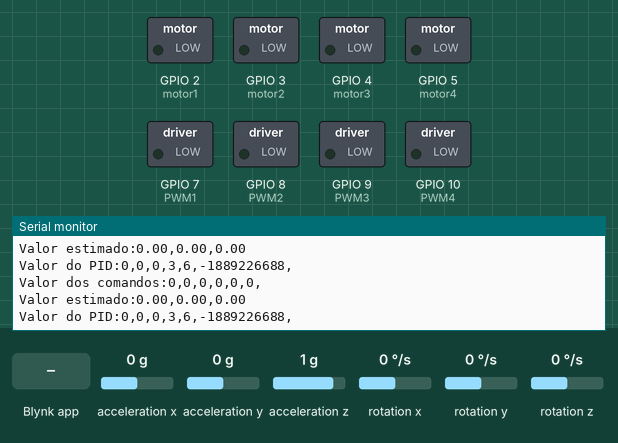
This sketch was run on a simulated ESP32-S3. On the bench: switched loads named in the sketch (green lamp = pin HIGH), the last lines printed to the serial monitor. The inputs (shaded band) are chosen by the test bench; at power-on: acceleration x 0 g, acceleration y 0 g, rotation z 0 °/s, acceleration z 1 g, rotation x 0 °/s, rotation y 0 °/s. WiFi joins after 1.5 s; servers stay silent unless stated.

Above: at 6.0 s.
6.1 s: acceleration x set to -1.4 g
At 6.24 s:
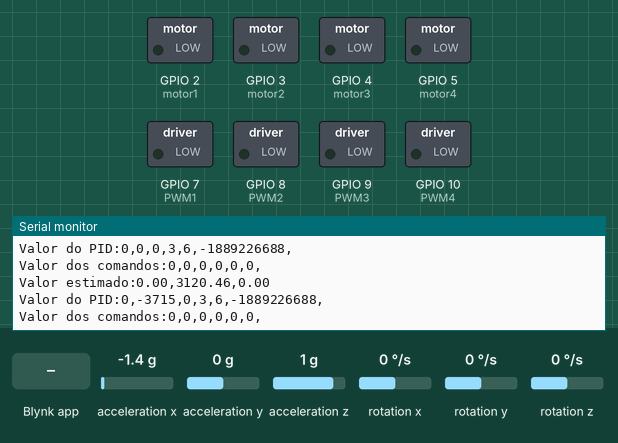
9.1 s: Blynk app writes 200 to V2
12.1 s: acceleration y set to -1.4 g
At 12.26 s:
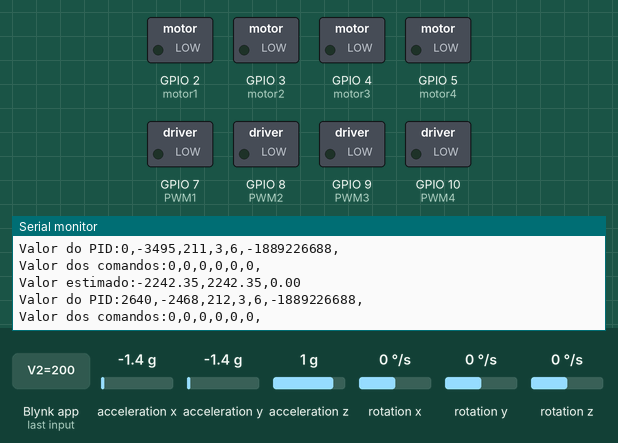
15.1 s: rotation z set to -100 °/s
At 15.18 s:
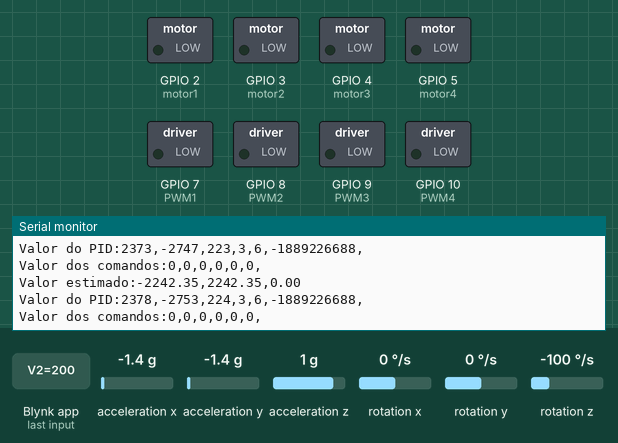
Timing chart, 0 to 18.1 s (numbered marks = the images above; inputs shaded):
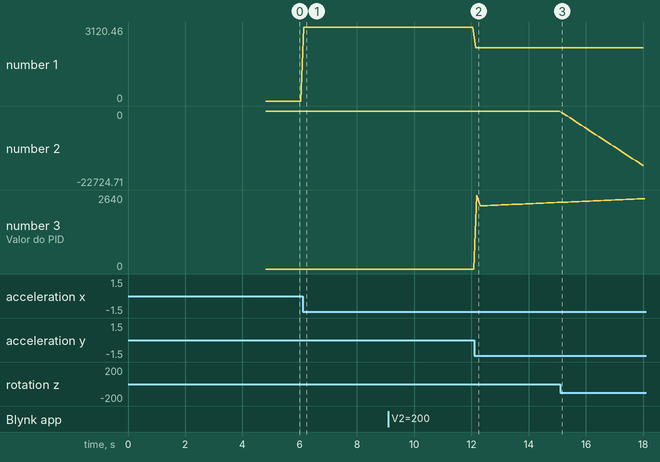

Measured:
- after the input at 6.1 s, the serial monitor: prints a new line at once (image 1)
- after the input at 12.1 s, the serial monitor: prints a new line after 0.05 s (image 2)
- after the input at 15.1 s, the serial monitor: prints a new line at once (image 3)
- plotted number 1: 0 → 3120.46 after the input at 6.1 s, 3120.46 → 2242.35 after the input at 12.1 s
- plotted number 2: 0 → -22724.71 after the input at 15.1 s
- plotted number 3: 0 → 2373 after the input at 12.1 s

The sketch:

Drone_P2.ino
```cpp
#define BLYNK_PRINT Serial

#define PWM1 7
#define PWM2 8
#define PWM3 9
#define PWM4 10

#define motor1 2
#define motor2 3
#define motor3 4
#define motor4 5


//MPU 6050 and complementary filter libraries
#include <MPU6050_tockn.h>
#include <Wire.h>

//Blynk libraries
#include <WiFi.h>
#include <WiFiClient.h>
#include <BlynkSimpleEsp32.h>

MPU6050 mpu6050(Wire);

// You should get Auth Token in the Blynk App.
// Go to the Project Settings (nut icon).
char auth[] = "YourAuthToken";

// Your WiFi credentials.
// Set password to "" for open networks.
char ssid[] = "YourNetworkName";
char pass[] = "YourPassword";

//inicializa variáveis de comando
int botao1;   //Botao para ligar o drone
int botao2;    //botão para uma implementação futura
int targetYaw;    //variável para o yaw -50 - 50 graus
int throttle;     //variável para o throttle 0 - 100%
int targetRoll;   //variável para o Roll -45 - 45 graus
int targetPitch;  //variável para o pitch -45 - 45 graus
/*Yaw, rolle pitch são os eixos de rotação do drone
 enquanto o throttle é a variável de subida.*/

BLYNK_WRITE(V0)
{
  botao1 = param.asInt();

}

BLYNK_WRITE(V1)
{
  botao2 = param.asInt();

}

BLYNK_WRITE(V2)
{
  targetYaw += param.asInt(); //chevar ma melhor aproximação para o Yaw

}

BLYNK_WRITE(V3)
{
  throttle = param.asInt();

}

BLYNK_WRITE(V4)
{
  targetRoll = param.asInt();

}

BLYNK_WRITE(V5)
{
  targetPitch = param.asInt();

}

int leitura_dos_comandos [] = {botao1, botao2, targetYaw, throttle, targetRoll, targetPitch};

//inicializa as variáveis do IMU
float estimatedPitch, estimatedRoll, estimatedYaw;


//variáveis globais do PID
int u_pitch, u_roll, u_yaw;
float delta_T;
float last_time;
float Pitch_erro_acumulado, Roll_erro_acumulado, Yaw_erro_acumulado;
float Pitch_ultimo_erro, Roll_ultimo_erro, Yaw_ultimo_erro;
float P = 1;
float I = 0.02;
float D = 0.02;


int PitchPID(float estimated, int target){
    float erro = target - estimated;
    float erro_dot = (erro - Pitch_ultimo_erro)/ delta_T;  //derivação do erro
    Pitch_erro_acumulado += erro*delta_T;
    int u = P*erro + I*Pitch_erro_acumulado + D*erro_dot;
    Pitch_ultimo_erro = erro;
    return u; //retorna os valores após o PID
}

int RollPID(float estimated, int target){
    float erro = target - estimated;
    float erro_dot = (erro - Roll_ultimo_erro)/ delta_T;  //derivação do erro
    Roll_erro_acumulado += erro*delta_T;
    int u = P*erro + I*Roll_erro_acumulado + D*erro_dot;
    Roll_ultimo_erro = erro;
    return u; //retorna os valores após o PID

}

int YawPID(float estimated, int target){
    float erro = target - estimated;
    float erro_dot = (erro - Yaw_ultimo_erro)/ delta_T;  //derivação do erro
    Yaw_erro_acumulado += erro*delta_T;
    int u = P*erro + I*Yaw_erro_acumulado + D*erro_dot;
    Yaw_ultimo_erro = erro;
    return u; //retorna os valores após o PID
}

//variáveis do motor e funções
int f,t,d,e;    //frente, trás, direita e esquerda

void calculo(){
  f = throttle - u_pitch + u_yaw;
  t = throttle + u_pitch + u_yaw;
  d = throttle - u_roll - u_yaw;
  e = throttle + u_roll - u_yaw;

}

void motores(){

  if(botao1 == 1){
    ledcWrite(PWM1, f);
    ledcWrite(PWM2, t);
    ledcWrite(PWM3, d);
    ledcWrite(PWM4, e);
  }
}

void setup()
{
  pinMode(PWM1, OUTPUT);
  pinMode(PWM2, OUTPUT);
  pinMode(PWM3, OUTPUT);
  pinMode(PWM4, OUTPUT);
  pinMode(motor1, OUTPUT);
  pinMode(motor2, OUTPUT);
  pinMode(motor3, OUTPUT);
  pinMode(motor4, OUTPUT);
  // Debug console
  Serial.begin(9600);
  Blynk.begin(auth, ssid, pass);

  Wire.begin();
  mpu6050.begin();
  mpu6050.calcGyroOffsets(true);
}

void loop()
{
  //parte dos comandos
  Blynk.run();


  //Parte do IMU
  mpu6050.update();
  estimatedPitch = mpu6050.getAngleX()*180/3.141592;   //essas variáveis vão depender de como o MPU6050 estará posicionado
  estimatedRoll = mpu6050.getAngleY()*180/3.141592;
  estimatedYaw = mpu6050.getAngleZ()*180/3.141592;

  //Parte do PID
  delta_T = (millis() - last_time)/1000;
  last_time = millis();
  u_pitch = PitchPID(estimatedPitch, targetPitch);
  u_roll = RollPID(estimatedRoll, targetRoll);
  u_yaw = YawPID(estimatedYaw, targetYaw);


  //parte dos motores
  calculo();
  motores();

  //leitura dos comandos
  Serial.print("Valor dos comandos:");
  for(int i = 0; i < 6; i++){
    Serial.print(leitura_dos_comandos[i]);
    Serial.print(',');
    }
  Serial.println("");

  Serial.print("Valor estimado:");
  Serial.print(estimatedPitch);
  Serial.print(',');
  Serial.print(estimatedRoll);
  Serial.print(',');
  Serial.println(estimatedYaw);

  int U [] = {u_pitch, u_roll, u_yaw};

  Serial.print("Valor do PID:");
  for(int i = 0; i < 6; i++){
    Serial.print(U[i]);
    Serial.print(',');
    }
  Serial.println("");

}
```
